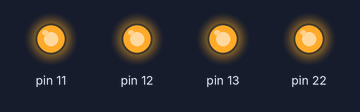
This sketch was run on a simulated Arduino Uno, built with avr-gcc and run on an emulated ATmega328P. On the bench: output pins drawn as LEDs (lit = HIGH).

Above: at 0.12 s.
At 1.1 s:
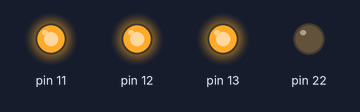
At 2.08 s:
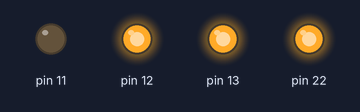
At 4.28 s:
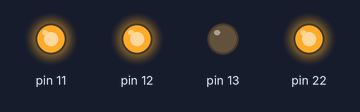
At 6.48 s:
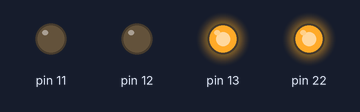
At 8.69 s:
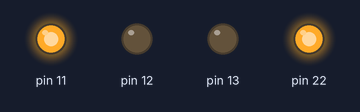
Timing chart, 0 to 9.0 s (numbered marks = the images above):
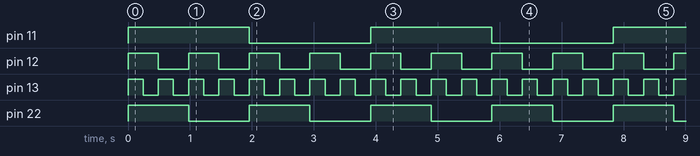

The sketch:

Rutina_leds_ensamblador.ino
```cpp
void setup()
{
DDRB = DDRB | B01111000; // Data Direction Register B: Inputs 0-6, Output 7
}

void loop()
{

asm (
"inicio: \n\t"
"sbi 0x05,0x05 \n\t"
"sbi 0x05,0x04 \n\t"
"sbi 0x05,0x03 \n\t"
"sbi 0x05,0x06 \n\t"
"call tiempo \n\t"  //1/2 s
"cbi 0x05,0x05 \n\t"
"call tiempo \n\t"  // 1s
"sbi 0x05,0x05 \n\t"
"cbi 0x05,0x04 \n\t"
"call tiempo \n\t"  //1.5s
"cbi 0x05,0x05 \n\t"
"call tiempo \n\t" //2s
"sbi 0x05,0x05 \n\t"
"sbi 0x05,0x04 \n\t"
"cbi 0x05,0x06 \n\t"
"call tiempo \n\t" //2.5s
"cbi 0x05,0x05 \n\t"
"call tiempo \n\t" //3s
"sbi 0x05,0x05 \n\t"
"cbi 0x05,0x04 \n\t"
"call tiempo \n\t" //3.5s
"cbi 0x05,0x05 \n\t"
"call tiempo \n\t" //4s
"sbi 0x05,0x05 \n\t"
"sbi 0x05,0x04 \n\t"
"sbi 0x05,0x06 \n\t"
"cbi 0x05,0x03 \n\t"
"call tiempo \n\t" //4.5s
"cbi 0x05,0x05 \n\t"
"call tiempo \n\t" //5s
"sbi 0x05,0x05 \n\t"
"cbi 0x05,0x04 \n\t"
"call tiempo \n\t" //5.5s
"cbi 0x05,0x05 \n\t"
"call tiempo \n\t" //6s
"sbi 0x05,0x05 \n\t"
"sbi 0x05,0x04 \n\t"
"cbi 0x05,0x06 \n\t"
"call tiempo \n\t" //6.5s
"cbi 0x05,0x05 \n\t"
"call tiempo \n\t" //7s
"sbi 0x05,0x05 \n\t"
"cbi 0x05,0x04 \n\t"
"call tiempo \n\t" //7.5s
"cbi 0x05,0x05 \n\t"
"call tiempo \n\t" //8s
"jmp inicio \n\t"

"tiempo: \n\t"
"LDI r22, 20 \n\t"
"LOOP_3: \n\t"
"LDI r21, 255 \n\t"
"LOOP_2: \n\t"
"LDI r20, 255 \n\t"
"LOOP_1: \n\t"
"DEC r20 \n\t"
"BRNE LOOP_1 \n\t"
"DEC r21 \n\t"
"BRNE LOOP_2 \n\t"
"DEC r22 \n\t"
"BRNE LOOP_3 \n\t"
"ret \n\t"
);
}
```

Measured:
- by itself, pin 11: alternates HIGH for 2.0 s and LOW for 2.0 s
- by itself, pin 12: alternates HIGH for 0.49 s and LOW for 0.49 s
- by itself, pin 13: alternates HIGH for 0.24 s and LOW for 0.24 s
- by itself, pin 22: alternates HIGH for 0.98 s and LOW for 0.98 s
